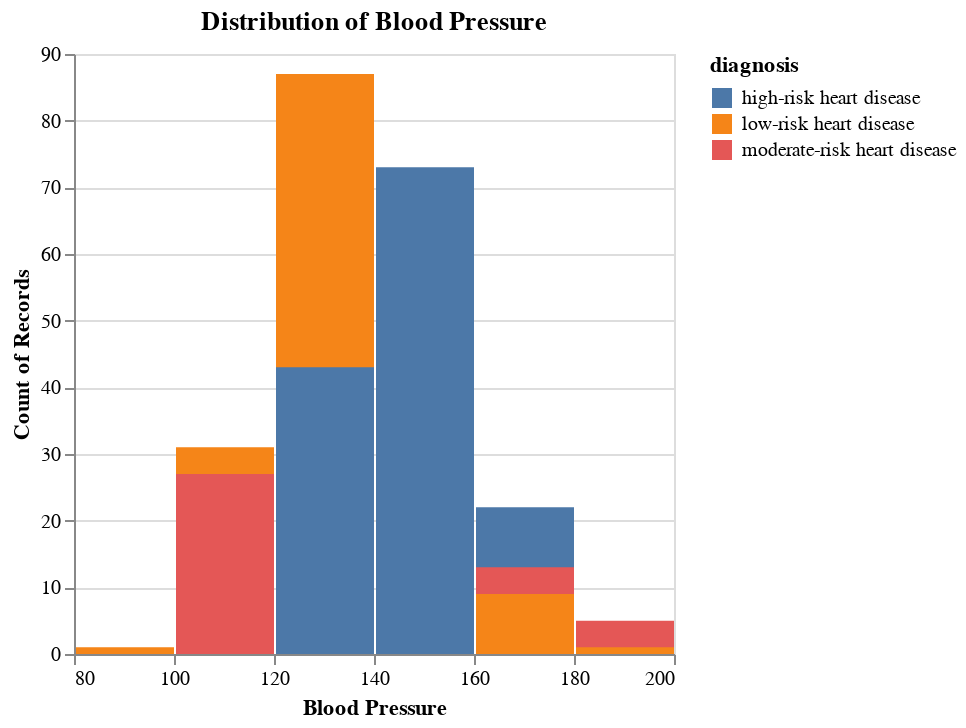

Here is the notebook cell this chart was saved with:
### Code cell
# blood pressure
bp_hist = alt.Chart(heart_disease_train).mark_bar().encode(
    x=alt.X("resting_bp:Q", bin = True).title("Blood Pressure"),
    y=alt.Y("count()").stack(False),
    color="diagnosis:N"
).properties(
    title = "Distribution of Blood Pressure"
)

bp_hist

### Figure 1 — Vega-Lite specification as saved in the notebook (floating-point values rounded to 4 significant figures; data arrays with more than 128 entries replaced by an {"elided": "..."} marker saying what was removed)
{"config": {"view": {"continuousWidth": 300, "continuousHeight": 300}}, "data": {"name": "data-a4fc4c8724a52347279feaae65a6ff2a"}, "mark": {"type": "bar"}, "encoding": {"color": {"field": "diagnosis", "type": "nominal"}, "x": {"bin": true, "field": "resting_bp", "title": "Blood Pressure", "type": "quantitative"}, "y": {"aggregate": "count", "stack": false, "type": "quantitative"}}, "title": "Distribution of Blood Pressure", "$schema": "https://vega.github.io/schema/vega-lite/v5.15.1.json", "datasets": {"data-a4fc4c8724a52347279feaae65a6ff2a": {"elided": "492 records"}}}
